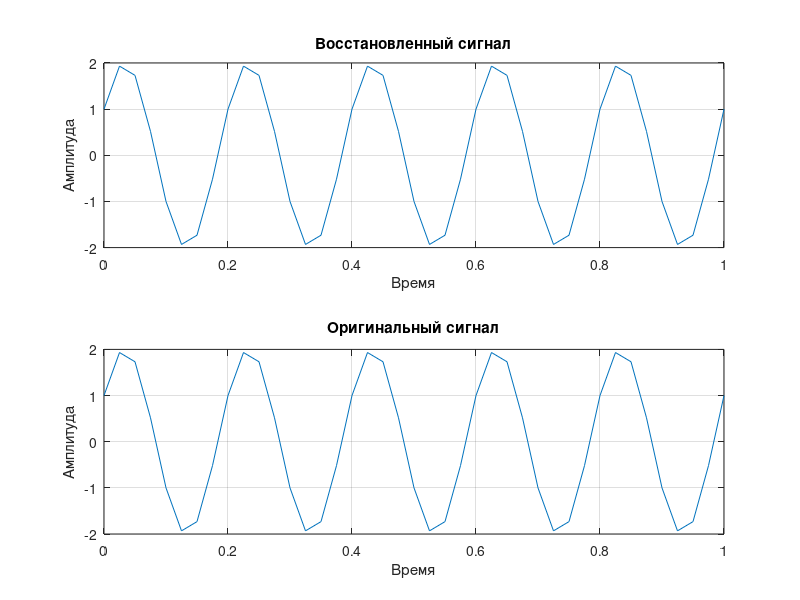

Here is the MATLAB script that generated this plot: (Note: this script raises an error after producing the figure.)
fs = 1000;
f = 5;
t = 0:1/fs:1;

y = @(t) 2 * sin(2 * pi * f * t + (pi / 6));

%% График сигнала
subplot(2, 1, 1);
plot(t, y(t));
xlabel("Время t");
ylabel("Амплитуда");
grid on;
title("График y(t) сигнала");

%% Минимальная частота дискретизации по теореме Котельникова
Fs = 2 * f;
t = 0:1/Fs:1;

%% График дискретизированного сигнала
samples = y(t);
subplot(2, 1, 2);
plot(t, samples);
xlabel("Время t");
ylabel("Амплитуда");
xticks(t);
grid on;
title("Дискретизированный сигнал");
uiwait;

%% Дискретное ПФ
F = fft(samples);
stem(abs(F));
hold on;
plot(abs(F));
hold off;
xlabel("Частоты");
ylabel("Амплитуда");
grid on;
title("Спектр сигнала");
uiwait;

fprintf("Ширина спектра: %.2f\n", max(abs(F(:))));
fprintf("Занято памяти: %.2f Кб\n", whos('F').bytes / 1024);

%% Восстановленный сигнал
restored_F = ifft(F);
subplot(2, 1, 1);
plot(t, restored_F);
xlabel('Время');
ylabel('Амплитуда');
title('Восстановленный сигнал');
grid on;
subplot(2, 1, 2);
plot(t, samples);
xlabel('Время');
ylabel('Амплитуда');
title('Оригинальный сигнал');
grid on;
uiwait;

%% Увеличим частоту дискретизации в 4 раза
Fs = 4 * 2 * f;
t = 0:1/Fs:1;

samples = y(t);

t_orig = 0:1/fs:1;
subplot(2, 1, 1);
plot(t_orig, y(t_orig));
xlabel("Время t");
ylabel("Амплитуда");
grid on;
title("График y(t) сигнала");

subplot(2, 1, 2);
plot(t, samples);
xlabel("Время t");
ylabel("Амплитуда");
xticks(t);
grid on;
title("Дискретизированный сигнал");
uiwait;

F = fft(samples);
stem(abs(F));
hold on;
plot(abs(F));
hold off;
xlabel("Частоты");
ylabel("Амплитуда");
grid on;
title("Спектр сигнала");
uiwait;

fprintf("Ширина спектра: %.2f\n", max(abs(F(:))));
fprintf("Занято памяти: %.2f Кб\n", whos('F').bytes / 1024);

restored_F = ifft(F);
subplot(2, 1, 1);
plot(t, restored_F);
xlabel('Время');
ylabel('Амплитуда');
title('Восстановленный сигнал');
grid on;
subplot(2, 1, 2);
plot(t, samples);
xlabel('Время');
ylabel('Амплитуда');
title('Оригинальный сигнал');
grid on;
uiwait;

%% Работа с аудиофайлом
[y_sound, Fs] = audioread('voice.mp3');
fprintf('Расчет частоты дискредитации = %.2f\n', length(y_sound) / 3.384);
fprintf('Реальная частота дискредитации = %.2f\n', Fs);

%% Проряженный аудиофайл в 10 раз

y_downsampled = downsample(y_sound, 10);
Fs_downsampled = Fs / 10;

audio_player = audioplayer(y_downsampled, Fs_downsampled);
play(audio_player);

%% Дискретное ПФ звукового сигнала
fft_y = fft(y_sound);
fft_y_downsampled = fft(y_downsampled);

y_frequency = (0 : length(y_sound)-1);
y_amplitude = abs(fft_y) / length(y_sound);

y_frequency_downsampled = (0 : length(y_downsampled)-1);
y_amplitude_downsampled = abs(fft_y_downsampled) / length(y_downsampled);
plot(y_frequency, y_amplitude, 'DisplayName', 'Оригинальный сигнал')
hold on;
plot(y_frequency_downsampled, y_amplitude_downsampled, 'DisplayName', 'Прореженный в 10 раз сигнал')
hold off;
legend('show')
grid on;
xlabel('Частота');
ylabel('Амплитуда');
uiwait;

%% Функция для округления отсчетов сигнала
function quantization_test(y)
    fs = 1000;           % Частота дискретизации
    t = 0:1/fs:1;       % Временной вектор

    y_orig = y(t);      % Оригинальный сигнал

    bit_depths = [3, 4, 5, 6]; % Разрядности для квантования

    for bits = bit_depths
        % Квантование сигнала
        quantized_signal = quantize(y_orig, bits);
        
        % Прямое преобразование Фурье
        Y = fft(y_orig);
        Y_quantized = fft(quantized_signal);
        
        % Вычисление амплитудного спектра
        amplitude_spectrum = abs(Y);
        amplitude_spectrum_quantized = abs(Y_quantized);
        
        % Ошибка квантования
        quantization_error = y_orig - quantized_signal;
        mean_quantization_error = mean(abs(quantization_error));
        
        % Частотный вектор
        frequencies = (0:length(y_orig)-1);
        
        % Построение графика
        figure;
        plot(frequencies, amplitude_spectrum, 'b', 'DisplayName', 'Оригинальный сигнал');
        hold on;
        plot(frequencies, amplitude_spectrum_quantized, 'r', 'DisplayName', sprintf('Квантованный сигнал (биты = %d)', bits));
        hold off;
        title(sprintf('Сравнение амплитудных спектров для %d бит', bits));
        xlabel('Частота (Гц)');
        ylabel('Амплитуда');
        legend show;
        grid on;
        
        fprintf('Средняя ошибка квантования для %d бит: %.4f\n', bits, mean_quantization_error);
    end
end

function quantized_signal = quantize(signal, bits)
    % Определение параметров квантования
    levels = 2^bits;                      % Количество уровней квантования
    min_value = min(signal);              % Минимальная амплитуда
    max_value = max(signal);              % Максимальная амплитуда
    
    % Масштабирование сигнала к диапазону уровней
    scaled_signal = (signal - min_value) / (max_value - min_value) * (levels - 1);
    
    % Квантование
    quantized_scaled_signal = round(scaled_signal); 
    quantized_scaled_signal(quantized_scaled_signal >= levels) = levels - 1; % Ограничение уровня
    
    % Обратное масштабирование
    quantized_signal = quantized_scaled_signal / (levels - 1) * (max_value - min_value) + min_value; 
end

quantization_test(y);